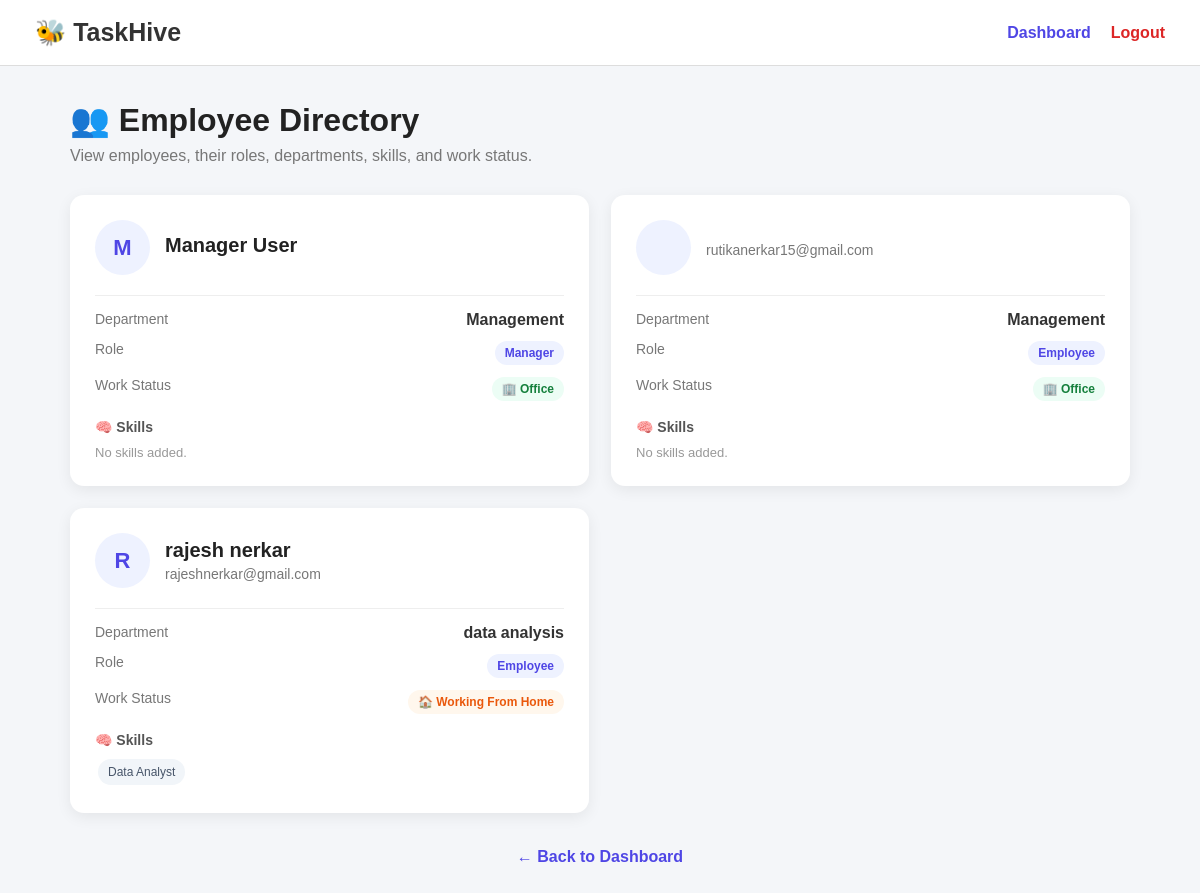
/employees/, run on the app's committed database.
### taskhiveapp/models.py (models this page shows, shortened)
class Employee(models.Model):
    ROLE_CHOICES = [
        ("employee", "Employee"),
        ("manager", "Manager"),
    ]
    user = models.OneToOneField(User, on_delete=models.CASCADE)
    role = models.CharField(max_length=20, choices=ROLE_CHOICES, default="employee")
    department = models.CharField(max_length=100, blank=True)
    skills = models.ManyToManyField(Skill, blank=True)
    is_wfh = models.BooleanField(default=False)

class Skill(models.Model):
    name = models.CharField(max_length=100, unique=True)

### taskhiveapp/views.py (the view)
def employee_list(request):
    employees = Employee.objects.all()
    return render(
        request,
        "taskhiveapp/employees.html",
        {
            "employees": employees
        }
    )

### taskhiveapp/templates/taskhiveapp/employees.html (shortened to what this page needs)
{% load static %}
<!DOCTYPE html>
<html lang="en">
<head>
</head>
<body>
    <div class="navbar">
        <div class="logo">
            🐝 TaskHive
        </div>
        <div class="nav-links">
            <a href="{% url 'dashboard' %}">
                Dashboard
            </a>
            <a href="{% url 'logout' %}" class="logout">
                Logout
            </a>
        </div>
    </div>
    <div class="container">
        <div class="header">
            <h1>
                👥 Employee Directory
            </h1>
            <p>
                View employees, their roles, departments, skills, and work status.
            </p>
        </div>
        {% if employees %}
            <div class="employee-grid">
                {% for employee in employees %}
                    <div class="employee-card">
                        <div class="profile">
                            <div class="avatar">
                                {{ employee.user.first_name|first|upper }}
                            </div>
                            <div>
                                <div class="employee-name">
                                    {{ employee.user.first_name }}
                                    {{ employee.user.last_name }}
                                </div>
                                <div class="employee-email">
                                    {{ employee.user.email }}
                                </div>
                            </div>
                        </div>
                        <div class="details">
                            <div class="detail-row">
                                <span class="detail-label">
                                    Department
                                </span>
                                <span class="detail-value">
                                    {{ employee.department }}
                                </span>
                            </div>
                            <div class="detail-row">
                                <span class="detail-label">
                                    Role
                                </span>
                                <span class="detail-value">
                                    <span class="badge role">
                                        {{ employee.get_role_display }}
                                    </span>
                                </span>
                            </div>
                            <div class="detail-row">
                                <span class="detail-label">
                                    Work Status
                                </span>
                                <span class="detail-value">
                                    {% if employee.is_wfh %}
                                        <span class="badge wfh">
                                            🏠 Working From Home
                                        </span>
                                    {% else %}
                                        <span class="badge office">
                                            🏢 Office
                                        </span>
                                    {% endif %}
                                </span>
                            </div>
                        </div>
                        <div class="skills-section">
                            <div class="skills-title">
                                🧠 Skills
                            </div>
                            {% for skill in employee.skills.all %}
                                <span class="skill">
                                    {{ skill.name }}
                                </span>
                            {% empty %}
                                <span class="no-skills">
                                    No skills added.
                                </span>
                            {% endfor %}
                        </div>
                    </div>
                {% endfor %}
            </div>
        {% endif %}
        <div class="footer">
            <a href="{% url 'dashboard' %}">
                ← Back to Dashboard
            </a>
        </div>
    </div>
</body>
</html>

### taskhiveapp/templates/taskhiveapp/employees.html (style rules this page uses)
* { box-sizing: border-box; margin: 0; padding: 0; font-family: Arial, sans-serif; }
body { background: #f4f6f9; min-height: 100vh; }
.navbar { background: white; padding: 18px 35px; display: flex; justify-content: space-between; align-items: center; border-bottom: 1px solid #ddd; }
.logo { font-size: 25px; font-weight: bold; color: #333; }
.nav-links { display: flex; gap: 20px; }
.nav-links a { text-decoration: none; font-weight: bold; color: #4f46e5; }
.logout { color: #dc2626 !important; }
.container { max-width: 1100px; margin: 35px auto; padding: 0 20px; }
.header { margin-bottom: 30px; }
.header h1 { color: #222; margin-bottom: 8px; }
.header p { color: #777; }
.employee-grid { display: grid; grid-template-columns: repeat(2, 1fr); gap: 22px; }
.employee-card { background: white; padding: 25px; border-radius: 14px; box-shadow: 0 4px 15px rgba(0, 0, 0, 0.07); transition: transform 0.2s, box-shadow 0.2s; }
.profile { display: flex; align-items: center; gap: 15px; margin-bottom: 20px; }
.avatar { width: 55px; height: 55px; border-radius: 50%; background: #eef2ff; color: #4f46e5; display: flex; justify-content: center; align-items: center; font-size: 22px; font-weight: bold; }
.employee-name { font-size: 20px; font-weight: bold; color: #222; }
.employee-email { color: #777; font-size: 14px; margin-top: 4px; }
.details { border-top: 1px solid #eee; padding-top: 15px; }
.detail-row { display: flex; justify-content: space-between; margin-bottom: 12px; gap: 15px; }
.detail-label { color: #777; font-size: 14px; }
.detail-value { font-weight: bold; color: #333; text-align: right; }
.badge { display: inline-block; padding: 5px 10px; border-radius: 15px; font-size: 12px; font-weight: bold; }
.role { background: #eef2ff; color: #4f46e5; }
.office { background: #ecfdf5; color: #15803d; }
.wfh { background: #fff7ed; color: #ea580c; }
.skills-section { margin-top: 18px; }
.skills-title { font-size: 14px; font-weight: bold; color: #555; margin-bottom: 8px; }
.skill { display: inline-block; background: #f1f5f9; color: #475569; padding: 6px 10px; border-radius: 15px; font-size: 12px; margin: 3px; }
.no-skills { color: #999; font-size: 13px; }
.footer { text-align: center; margin-top: 35px; }
.footer a { text-decoration: none; color: #4f46e5; font-weight: bold; }

### data on the page
Employee: user.first_name|first "M", user.first_name "Manager", user.last_name "User", department "Management", role "Manager", is_wfh "🏢 Office"
Employee: user.email "rutikanerkar15@gmail.com", department "Management", role "Employee", is_wfh "🏢 Office"
Employee: user.first_name|first "R", user.first_name "rajesh", user.last_name "nerkar", user.email "rajeshnerkar@gmail.com", department "data analysis", role "Employee", is_wfh "🏠 Working From Home"
Skill: name "Data Analyst"
